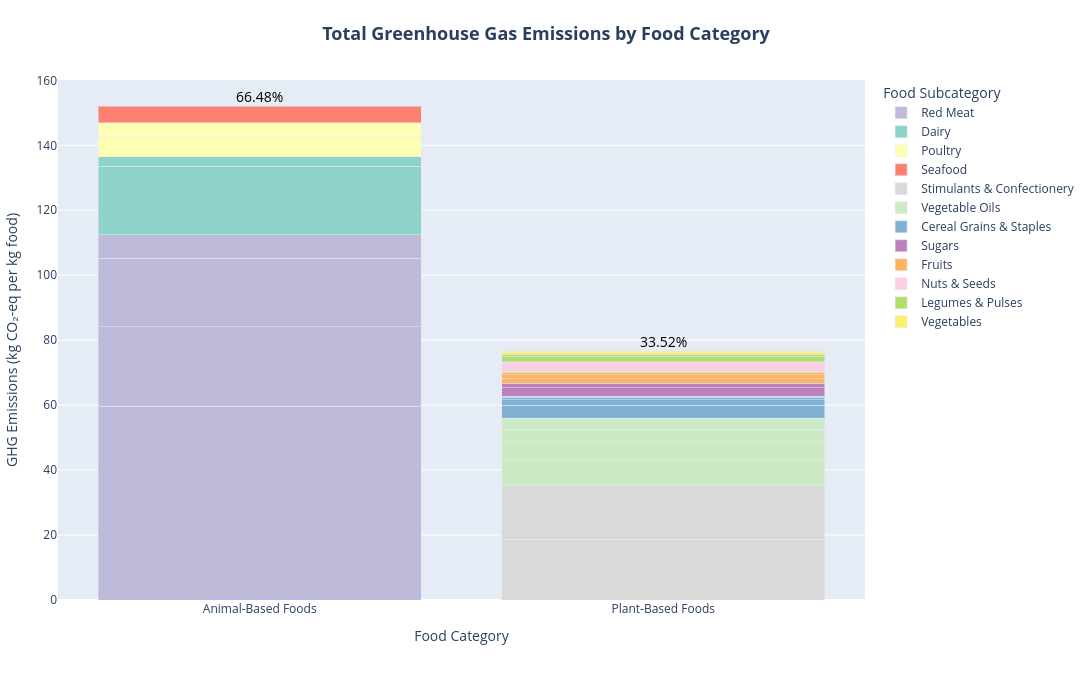

Notebook code for this chart:
### Markdown cell above
##### <a id='toc1_2_3_6_1_'></a>[2.3.6.1. What is the overall climate impact of animal-based vs. plant-based foods?](#toc0_)
   - **Purpose:** Determine the relative climate impact of animal-based vs. plant-based foods.

### Code cell
# Aggregate emissions at different levels
df_category = df_aq.groupby('Food_Category', as_index=False)['Total_emissions'].sum()
df_category['Percentage'] = (df_category['Total_emissions'] / df_category['Total_emissions'].sum()) * 100

# Sort categories by total emissions (highest first)
df_category = df_category.sort_values(by='Total_emissions', ascending=False)
category_order = df_category['Food_Category'].tolist()

# Sort subcategories within each category by total emissions (descending order)
df_subcategory = df_aq.groupby(['Food_Category', 'Food_Subcategory'], as_index=False)['Total_emissions'].sum()
df_subcategory = df_subcategory.sort_values(by=['Food_Category', 'Total_emissions'], ascending=[True, False])

# Sort individual food products within each subcategory by emissions (descending order)
df_aq_sorted = df_aq.sort_values(by=['Food_Category', 'Food_Subcategory', 'Total_emissions'], ascending=[True, True, False])

# Convert categories and subcategories to ordered categorical types
df_aq_sorted['Food_Category'] = pd.Categorical(df_aq_sorted['Food_Category'], categories=category_order, ordered=True)
df_aq_sorted['Food_Subcategory'] = pd.Categorical(df_aq_sorted['Food_Subcategory'], 
                                                  categories=df_subcategory.sort_values(by=['Food_Category', 'Total_emissions'], ascending=[True, False])['Food_Subcategory'].unique(), 
                                                  ordered=True)

# Generate a distinct color palette for subcategories
unique_subcategories = df_aq_sorted['Food_Subcategory'].unique()
distinct_colors = pc.qualitative.Set3  

# Ensure the number of colors matches the number of subcategories
if len(unique_subcategories) > len(distinct_colors):
    distinct_colors = pc.qualitative.Alphabet  

# Create a color map
color_map = {subcategory: color for subcategory, color in zip(unique_subcategories, distinct_colors)}

# Create the bar plot with a fixed color mapping
fig = px.bar(
    df_aq_sorted,
    x='Food_Category',
    y='Total_emissions',
    color='Food_Subcategory',
    title='Total Greenhouse Gas Emissions by Food Category',
    labels={
        "Total_emissions": "GHG Emissions (kg CO₂-eq per kg food)", 
        "Food_Category": "Food Category", 
        "Food_Subcategory": "Food Subcategory", 
        "Food_Product": "Food Product"
    },
    category_orders={
        'Food_Category': category_order, 
        'Food_Subcategory': df_subcategory.sort_values(by=['Food_Category', 'Total_emissions'], ascending=[True, False])['Food_Subcategory'].tolist()
    },
    color_discrete_map=color_map,  
)

# Add percentage labels above bars with padding
for category, emissions, percent in zip(df_category['Food_Category'], df_category['Total_emissions'], df_category['Percentage']):
    fig.add_annotation(
        x=category, 
        y=emissions + 3,  
        text=f"{percent:.2f}%",
        showarrow=False,
        font=dict(size=14, color="black"),
        align="center"
    )

# Fix hover information by correctly assigning custom data to traces
for trace in fig.data:
    subcategory = trace.name  
    sub_df = df_aq_sorted[df_aq_sorted['Food_Subcategory'] == subcategory]  
    
    trace.customdata = sub_df[['Food_Product', 'Food_Subcategory', 'Food_Category']].values
    
    trace.hovertemplate = (
        "<b>Food Product:</b> %{customdata[0]}<br>"
        "<b>Food Subcategory:</b> %{customdata[1]}<br>"
        "<b>Food Category:</b> %{customdata[2]}<br>"
        "<b>GHG Emissions:</b> %{y:.2f} kg CO₂-eq<br>"
    )

# Improve figure size and layout
fig.update_layout(
    title=dict(
        text='Total Greenhouse Gas Emissions by Food Category',
        x=0.5,  
        xanchor='center',  
        font=dict(size=18, weight="bold")  
    ),
    width=1200,  
    height=700,  
    legend_title_text="Food Subcategory",
    xaxis_title="Food Category",
    yaxis_title="GHG Emissions (kg CO₂-eq per kg food)",
    barmode='stack',  
    margin=dict(l=50, r=50, t=80, b=100)  
)


fig.show()

### Figure 1 — Plotly figure (JSON) as saved in the notebook; plotly's stock layout.template omitted (floating-point values rounded to 4 significant figures)
{"data": [{"customdata": [["Beef (beef herd)", "Red Meat", "Animal-Based Foods"], ["Lamb & Mutton", "Red Meat", "Animal-Based Foods"], ["Beef (dairy herd)", "Red Meat", "Animal-Based Foods"], ["Pig Meat", "Red Meat", "Animal-Based Foods"]], "hovertemplate": "<b>Food Product:</b> %{customdata[0]}<br><b>Food Subcategory:</b> %{customdata[1]}<br><b>Food Category:</b> %{customdata[2]}<br><b>GHG Emissions:</b> %{y:.2f} kg CO₂-eq<br>", "legendgroup": "Red Meat", "marker": {"color": "rgb(190,186,218)", "pattern": {"shape": ""}}, "name": "Red Meat", "orientation": "v", "showlegend": true, "textposition": "auto", "type": "bar", "x": ["Animal-Based Foods", "Animal-Based Foods", "Animal-Based Foods", "Animal-Based Foods"], "xaxis": "x", "y": [59.6, 24.5, 21.1, 7.2], "yaxis": "y"}, {"customdata": [["Cheese", "Dairy", "Animal-Based Foods"], ["Milk", "Dairy", "Animal-Based Foods"]], "hovertemplate": "<b>Food Product:</b> %{customdata[0]}<br><b>Food Subcategory:</b> %{customdata[1]}<br><b>Food Category:</b> %{customdata[2]}<br><b>GHG Emissions:</b> %{y:.2f} kg CO₂-eq<br>", "legendgroup": "Dairy", "marker": {"color": "rgb(141,211,199)", "pattern": {"shape": ""}}, "name": "Dairy", "orientation": "v", "showlegend": true, "textposition": "auto", "type": "bar", "x": ["Animal-Based Foods", "Animal-Based Foods"], "xaxis": "x", "y": [21.2, 2.8], "yaxis": "y"}, {"customdata": [["Poultry Meat", "Poultry", "Animal-Based Foods"], ["Eggs", "Poultry", "Animal-Based Foods"]], "hovertemplate": "<b>Food Product:</b> %{customdata[0]}<br><b>Food Subcategory:</b> %{customdata[1]}<br><b>Food Category:</b> %{customdata[2]}<br><b>GHG Emissions:</b> %{y:.2f} kg CO₂-eq<br>", "legendgroup": "Poultry", "marker": {"color": "rgb(255,255,179)", "pattern": {"shape": ""}}, "name": "Poultry", "orientation": "v", "showlegend": true, "textposition": "auto", "type": "bar", "x": ["Animal-Based Foods", "Animal-Based Foods"], "xaxis": "x", "y": [6.1, 4.5], "yaxis": "y"}, {"customdata": [["Fish (farmed)", "Seafood", "Animal-Based Foods"]], "hovertemplate": "<b>Food Product:</b> %{customdata[0]}<br><b>Food Subcategory:</b> %{customdata[1]}<br><b>Food Category:</b> %{customdata[2]}<br><b>GHG Emissions:</b> %{y:.2f} kg CO₂-eq<br>", "legendgroup": "Seafood", "marker": {"color": "rgb(251,128,114)", "pattern": {"shape": ""}}, "name": "Seafood", "orientation": "v", "showlegend": true, "textposition": "auto", "type": "bar", "x": ["Animal-Based Foods"], "xaxis": "x", "y": [5.1], "yaxis": "y"}, {"customdata": [["Dark Chocolate", "Stimulants & Confectionery", "Plant-Based Foods"], ["Coffee", "Stimulants & Confectionery", "Plant-Based Foods"]], "hovertemplate": "<b>Food Product:</b> %{customdata[0]}<br><b>Food Subcategory:</b> %{customdata[1]}<br><b>Food Category:</b> %{customdata[2]}<br><b>GHG Emissions:</b> %{y:.2f} kg CO₂-eq<br>", "legendgroup": "Stimulants & Confectionery", "marker": {"color": "rgb(217,217,217)", "pattern": {"shape": ""}}, "name": "Stimulants & Confectionery", "orientation": "v", "showlegend": true, "textposition": "auto", "type": "bar", "x": ["Plant-Based Foods", "Plant-Based Foods"], "xaxis": "x", "y": [18.7, 16.5], "yaxis": "y"}, {"customdata": [["Palm Oil", "Vegetable Oils", "Plant-Based Foods"], ["Olive Oil", "Vegetable Oils", "Plant-Based Foods"], ["Rapeseed Oil", "Vegetable Oils", "Plant-Based Foods"], ["Sunflower Oil", "Vegetable Oils", "Plant-Based Foods"]], "hovertemplate": "<b>Food Product:</b> %{customdata[0]}<br><b>Food Subcategory:</b> %{customdata[1]}<br><b>Food Category:</b> %{customdata[2]}<br><b>GHG Emissions:</b> %{y:.2f} kg CO₂-eq<br>", "legendgroup": "Vegetable Oils", "marker": {"color": "rgb(204,235,197)", "pattern": {"shape": ""}}, "name": "Vegetable Oils", "orientation": "v", "showlegend": true, "textposition": "auto", "type": "bar", "x": ["Plant-Based Foods", "Plant-Based Foods", "Plant-Based Foods", "Plant-Based Foods"], "xaxis": "x", "y": [7.6, 6.0, 3.7, 3.5], "yaxis": "y"}, {"customdata": [["Rice", "Cereal Grains & Staples", "Plant-Based Foods"], ["Oatmeal", "Cereal Grains & Staples", "Plant-Based Foods"], ["Cassava", "Cereal Grains & Staples", "Plant-Based Foods"], ["Potatoes", "Cereal Grains & Staples", "Plant-Based Foods"]], "hovertemplate": "<b>Food Product:</b> %{customdata[0]}<br><b>Food Subcategory:</b> %{customdata[1]}<br><b>Food Category:</b> %{customdata[2]}<br><b>GHG Emissions:</b> %{y:.2f} kg CO₂-eq<br>", "legendgroup": "Cereal Grains & Staples", "marker": {"color": "rgb(128,177,211)", "pattern": {"shape": ""}}, "name": "Cereal Grains & Staples", "orientation": "v", "showlegend": true, "textposition": "auto", "type": "bar", "x": ["Plant-Based Foods", "Plant-Based Foods", "Plant-Based Foods", "Plant-Based Foods"], "xaxis": "x", "y": [4.0, 1.6, 0.9, 0.3], "yaxis": "y"}, {"customdata": [["Cane Sugar", "Sugars", "Plant-Based Foods"], ["Beet Sugar", "Sugars", "Plant-Based Foods"]], "hovertemplate": "<b>Food Product:</b> %{customdata[0]}<br><b>Food Subcategory:</b> %{customdata[1]}<br><b>Food Category:</b> %{customdata[2]}<br><b>GHG Emissions:</b> %{y:.2f} kg CO₂-eq<br>", "legendgroup": "Sugars", "marker": {"color": "rgb(188,128,189)", "pattern": {"shape": ""}}, "name": "Sugars", "orientation": "v", "showlegend": true, "textposition": "auto", "type": "bar", "x": ["Plant-Based Foods", "Plant-Based Foods"], "xaxis": "x", "y": [2.6, 1.4], "yaxis": "y"}, {"customdata": [["Tomatoes", "Fruits", "Plant-Based Foods"], ["Berries & Grapes", "Fruits", "Plant-Based Foods"], ["Bananas", "Fruits", "Plant-Based Foods"], ["Citrus Fruit", "Fruits", "Plant-Based Foods"], ["Apples", "Fruits", "Plant-Based Foods"]], "hovertemplate": "<b>Food Product:</b> %{customdata[0]}<br><b>Food Subcategory:</b> %{customdata[1]}<br><b>Food Category:</b> %{customdata[2]}<br><b>GHG Emissions:</b> %{y:.2f} kg CO₂-eq<br>", "legendgroup": "Fruits", "marker": {"color": "rgb(253,180,98)", "pattern": {"shape": ""}}, "name": "Fruits", "orientation": "v", "showlegend": true, "textposition": "auto", "type": "bar", "x": ["Plant-Based Foods", "Plant-Based Foods", "Plant-Based Foods", "Plant-Based Foods", "Plant-Based Foods"], "xaxis": "x", "y": [1.4, 1.1, 0.8, 0.3, 0.3], "yaxis": "y"}, {"customdata": [["Groundnuts", "Nuts & Seeds", "Plant-Based Foods"], ["Nuts", "Nuts & Seeds", "Plant-Based Foods"]], "hovertemplate": "<b>Food Product:</b> %{customdata[0]}<br><b>Food Subcategory:</b> %{customdata[1]}<br><b>Food Category:</b> %{customdata[2]}<br><b>GHG Emissions:</b> %{y:.2f} kg CO₂-eq<br>", "legendgroup": "Nuts & Seeds", "marker": {"color": "rgb(252,205,229)", "pattern": {"shape": ""}}, "name": "Nuts & Seeds", "orientation": "v", "showlegend": true, "textposition": "auto", "type": "bar", "x": ["Plant-Based Foods", "Plant-Based Foods"], "xaxis": "x", "y": [2.4, 0.2], "yaxis": "y"}, {"customdata": [["Other Pulses", "Legumes & Pulses", "Plant-Based Foods"], ["Peas", "Legumes & Pulses", "Plant-Based Foods"]], "hovertemplate": "<b>Food Product:</b> %{customdata[0]}<br><b>Food Subcategory:</b> %{customdata[1]}<br><b>Food Category:</b> %{customdata[2]}<br><b>GHG Emissions:</b> %{y:.2f} kg CO₂-eq<br>", "legendgroup": "Legumes & Pulses", "marker": {"color": "rgb(179,222,105)", "pattern": {"shape": ""}}, "name": "Legumes & Pulses", "orientation": "v", "showlegend": true, "textposition": "auto", "type": "bar", "x": ["Plant-Based Foods", "Plant-Based Foods"], "xaxis": "x", "y": [1.6, 0.8], "yaxis": "y"}, {"customdata": [["Brassicas", "Vegetables", "Plant-Based Foods"], ["Onions & Leeks", "Vegetables", "Plant-Based Foods"], ["Root Vegetables", "Vegetables", "Plant-Based Foods"]], "hovertemplate": "<b>Food Product:</b> %{customdata[0]}<br><b>Food Subcategory:</b> %{customdata[1]}<br><b>Food Category:</b> %{customdata[2]}<br><b>GHG Emissions:</b> %{y:.2f} kg CO₂-eq<br>", "legendgroup": "Vegetables", "marker": {"color": "rgb(255,237,111)", "pattern": {"shape": ""}}, "name": "Vegetables", "orientation": "v", "showlegend": true, "textposition": "auto", "type": "bar", "x": ["Plant-Based Foods", "Plant-Based Foods", "Plant-Based Foods"], "xaxis": "x", "y": [0.4, 0.3, 0.3], "yaxis": "y"}], "layout": {"annotations": [{"align": "center", "font": {"color": "black", "size": 14}, "showarrow": false, "text": "66.48%", "x": "Animal-Based Foods", "y": 155.1}, {"align": "center", "font": {"color": "black", "size": 14}, "showarrow": false, "text": "33.52%", "x": "Plant-Based Foods", "y": 79.7}], "barmode": "stack", "height": 700, "legend": {"title": {"text": "Food Subcategory"}, "tracegroupgap": 0}, "margin": {"b": 100, "l": 50, "r": 50, "t": 80}, "title": {"font": {"size": 18, "weight": "bold"}, "text": "Total Greenhouse Gas Emissions by Food Category", "x": 0.5, "xanchor": "center"}, "width": 1200, "xaxis": {"anchor": "y", "categoryarray": ["Animal-Based Foods", "Plant-Based Foods"], "categoryorder": "array", "domain": [0, 1], "title": {"text": "Food Category"}}, "yaxis": {"anchor": "x", "domain": [0, 1], "title": {"text": "GHG Emissions (kg CO₂-eq per kg food)"}}}}
